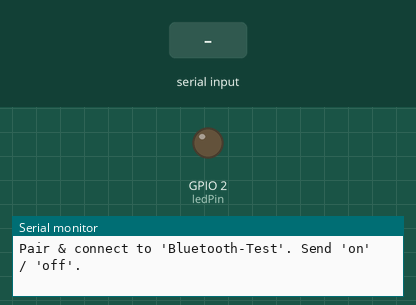
The sketch below on a simulated ESP32. On the bench: output pins drawn as LEDs (lit = HIGH), the last lines printed to the serial monitor. The inputs (shaded band) are chosen by the test bench. Nothing arrives over Bluetooth unless stated.

Above: at 1.2 s.
1.3 s: "on\n" received over the second serial link
At 1.6 s:
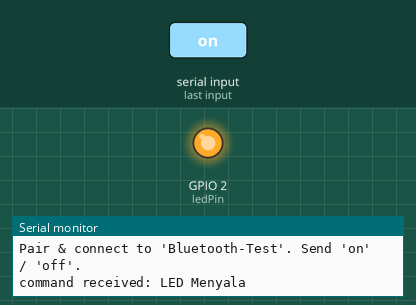
5.8 s: "off\n" received over the second serial link
At 6.2 s:
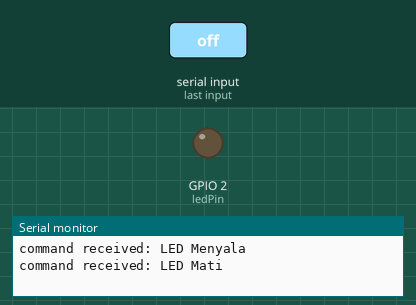
Timing chart, 0 to 8.8 s (numbered marks = the images above; inputs shaded):
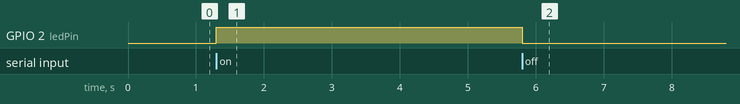

Measured:
- after the input at 1.3 s, GPIO 2 (ledPin): LOW → HIGH at once
- after the input at 5.8 s, GPIO 2 (ledPin): HIGH → LOW at once

The sketch:

Bluetooth-Classic-ESP32.ino
```cpp
// import Library
#include <BluetoothSerial.h>

BluetoothSerial SerialBT;

#define ledPin LED_BUILTIN

String msg;

void setup() {
  Serial.begin(9600);
  pinMode(ledPin, OUTPUT);
  digitalWrite(ledPin, LOW);

  SerialBT.begin("Bluetooth-Test");
  Serial.println("Pair & connect to 'Bluetooth-Test'. Send 'on' / 'off'.");
}

void loop() {
  while (SerialBT.available()) {
    char c = (char)SerialBT.read();
    if (c == '\r') continue;
    if (c == '\n') {
      msg.trim();
      if (msg.length()) {
        if (msg.equalsIgnoreCase("on")) {
          digitalWrite(ledPin, HIGH);
          SerialBT.println("LED ON");
          Serial.println("command received: LED Menyala");
        } else if (msg.equalsIgnoreCase("off")) {
          digitalWrite(ledPin, LOW);
          SerialBT.println("LED OFF");
          Serial.println("command received: LED Mati");
        } else {
          // SerialBT.println("Unknown cmd. Use: on / off");
          SerialBT.print("You said: ");
          SerialBT.println(msg);
          Serial.print("Pesan tidak dikenal: ");
          Serial.println(msg);
        }
      }
      msg = ""; // reset buffer setelah newline
    } else {
      msg += c; // kumpulkan karakter
    }
  }

  // Seria Monitor
  while (Serial.available()){
    char c = Serial.read();
    SerialBT.write(c);
    Serial.write(c);
  }
}
```
